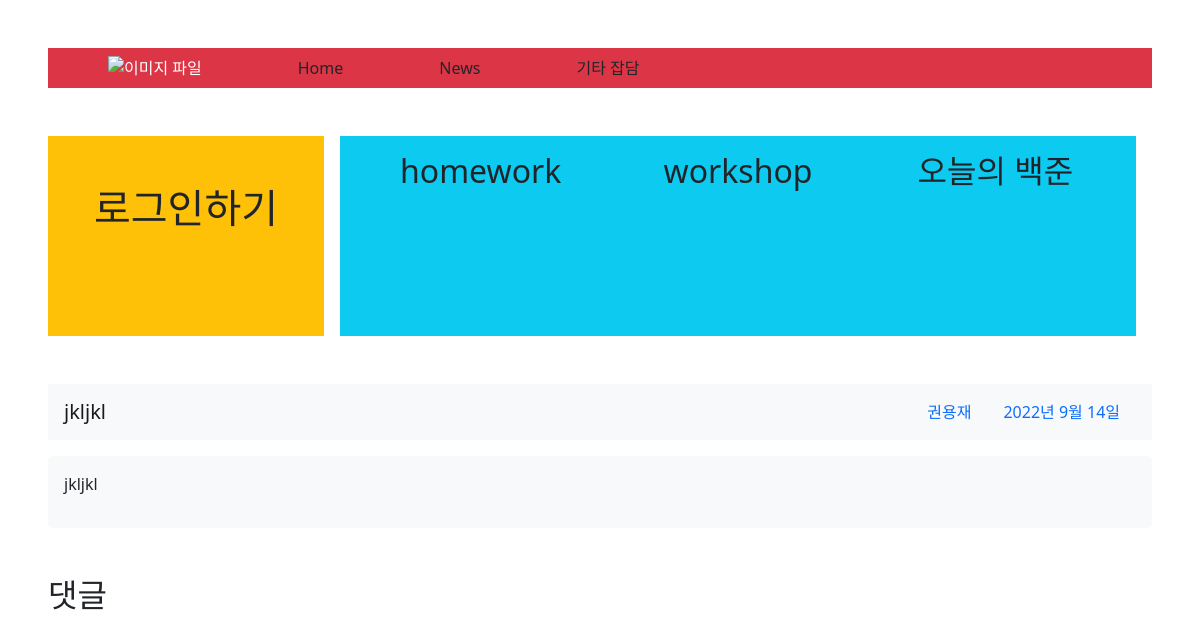
/35/detail/, run on an earlier commit of the app's database.
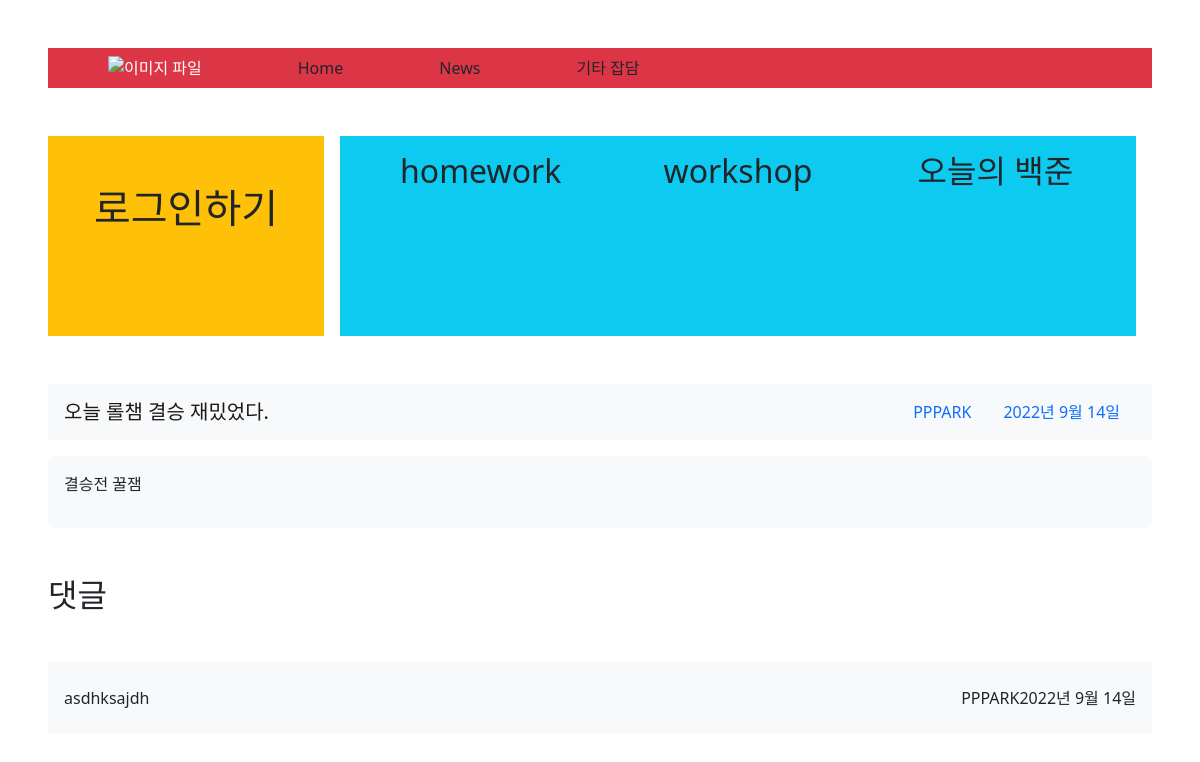
And on a later commit of the database.
### articles/models.py (models this page shows)
class ArticleModel(models.Model):
    variety_1 = (
              ('Backjoon', 'Backjoon'),
              ('SWEA', 'SWEA'),
              ('Programmers', 'Programmers'),
              ('else', 'else'),
    )
    username = models.CharField(max_length=30)
    title = models.CharField(max_length= 30)
    content = models.TextField()
    release_date = models.DateField(auto_now = True)
    update_date = models.DateField(auto_now_add= True)
    variety = models.CharField(max_length=30, choices=variety_1)

class CommentModel(models.Model):
    article = models.ForeignKey(ArticleModel, on_delete=models.CASCADE)
    username = models.CharField(max_length=30, default="Please write")
    comment = models.TextField()
    create_at = models.DateField(auto_now = True)
    update_at = models.DateField(auto_now_add=True)

### articles/views.py (the view)
# urls.py: path('<int:id>/detail/', views.detail, name='detail'),
def detail(request, id):
    article = ArticleModel.objects.get(id = id)
    print(article)
    comment_articles = CommentModel.objects.filter(article = article)
    if request.user.is_authenticated and request.method == "POST":
        comment_form = CommentForm(request.POST)
        if comment_form.is_valid():
            comment = comment_form.save(commit=False)
            comment.article = article
            comment.username = request.user.username
            comment.save()
            return redirect("articles:detail", article.id)
    else:
        comment_form = CommentForm()
    context = {
        "article" : article,
        "comment_form" : comment_form,
        "comment_articles" : comment_articles,
    }
    return render(request, "articles/detail.html", context)

### articles/templates/articles/detail.html (shortened to what this page needs)
{% extends 'base.html' %}
{% load bootstrap5 %}
{% load markdown_deux_tags %}
{% block content %}
<nav id="navbar-example2" class="navbar bg-light px-3 mb-3">
    <a class="navbar-brand" href="#">{{article.title}}</a>
    <ul class="nav nav-pills">
      <li class="nav-item">
        <a class="nav-link" href="#scrollspyHeading1">{{article.username}}</a>
      </li>
      <li class="nav-item">
        <a class="nav-link" href="#scrollspyHeading2">{{article.release_date}}</a>
      </li>
    </ul>
</nav>
<div data-bs-spy="scroll" class="scrollspy-example bg-light p-3 rounded-2 my-3" tabindex="0">
  <div>{{article.content|linebreaks}}</div>
</div>
<h2 class='my-5'>댓글</h2>
{% for comment_article in comment_articles %}
<nav id="navbar-example2" class="navbar bg-light px-3 mb-3">
  <div>{{comment_article.comment|markdown|linebreaks}}</div>
  <ul class="nav nav-pills">
    <li class="nav-item">
      {{comment_article.username}}
    </li>
    <li class="nav-item">
      {{comment_article.create_at}}
    </li>
  </ul>
</nav>
{% endfor %}
{% endblock content %}

What changed in the data, as far as the page shows it:
changed ArticleModel: title "jkljkl" → "오늘 롤챔 결승 재밌었다."; username "권용재" → "PPPARK"; content "jkljkl" → "결승전 꿀잼"
added CommentModel: comment "asdhksajdh", username "PPPARK", create_at "2022년 9월 14일"
